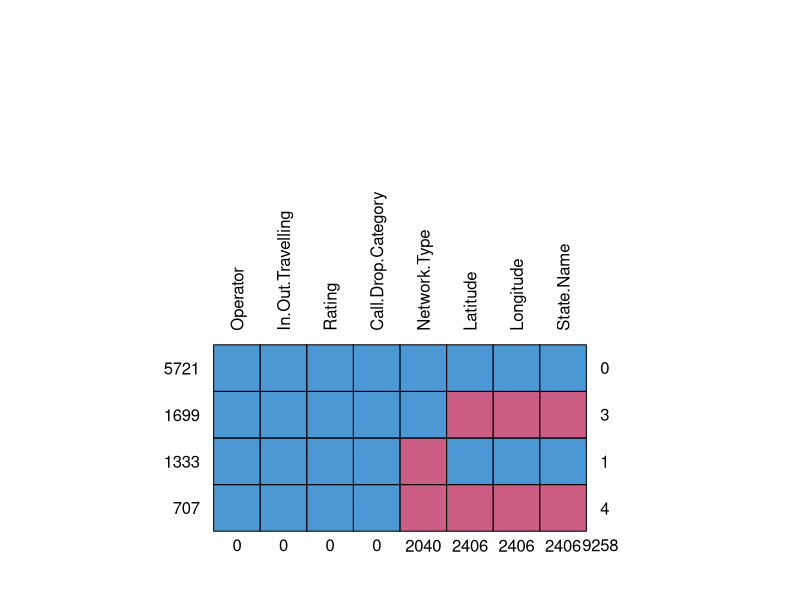

Source code (R): (Note: this script raises an error after producing the figure.)
#Read data from csv file
library(ggplot2)
data <- read.csv("myCall feedback_Apr2020.csv", header=TRUE, fileEncoding="UTF-8-BOM")
View(data)
attrs <- ncol(data) #number of columns
records <- nrow(data) #number of rows

sprintf("No. of records: %d",records)
sprintf("No. of attributes: %d",attrs)
class(data)

#as all attributes except Longitude and Latitude are nominal and ordinal attributes,
#we'll convert them as factors to explicitly discretize them
#doing this prevents summary to be drawn in an incorrect way, i.e. 5 point summary doesn't make
#sense in discrete and nominal/ordinal attributes

#not making rating a factor as mean median etc operations are meaningful
data$Operator = as.factor(data$Operator)
data$In.Out.Travelling = as.factor(data$In.Out.Travelling)
data$Call.Drop.Category = as.factor(data$Call.Drop.Category)
data$Network.Type = as.factor(data$Network.Type)
data$State.Name = as.factor(data$State.Name)

# ----------------------------HANDLING MISSING VALUES---------------------------------------------------------


#first, identifying the missing values
#and modifying these values so that they can be detected as missing values by R
#i.e. change values like Unknown to missing values NA


#getting all possible values for each attribute (except lat and long) and checking if all values are valid
operatorVal = unique(data$Operator)
inOutTravellingVal = unique(data$In.Out.Travelling)
networkTypeVal = unique(data$Network.Type)
ratingVal = unique(data$Rating)
callDropCatVal = unique(data$Call.Drop.Category)
stateVal = unique(data$State.Name)

print(operatorVal)
print(inOutTravellingVal)
print(networkTypeVal)
print(ratingVal)
print(callDropCatVal)
print(stateVal)

#records having invalid latitude and longitude
print(nrow(data[data$Latitude == data$Longitude, 1:8]))


#attributes:
  
#   #operator :           no missing values
#   #In Out Travelling :  no missing values
#   #Network type :       missing values marked as Unknown
#   #Rating :             no missing values
#   #Call Drop Category : no missing values
#   #Latitude :   missing values marked as -1
#   #Longitude :  missing values marked as -1
#   #State Name : missing values already marked as NA

print(typeof(data$Longitude))

#replacing all missing values with NA 
#state has already missing values marked as NA
data$Network.Type[data$Network.Type == "Unknown"]<-NA
data$Longitude[data$Longitude == as.double(-1) | data$Longitude == as.double(0)]<-NA
data$Latitude[data$Latitude == as.double(-1) | data$Latitude == as.double(0)]<-NA

#print(data[is.na(data$Longitude), 1:8])
View(data)

#to visualize the missing values and how it is distributed with the data, use mice package
library(mice)

summary(data)
dev.new(width=15, height=5, unit="in")
md.pattern(data, rotate.names = TRUE)


#replacing missing values with most occurring value in that attribute

networkTypeReplace = names(sort(table(data$Network.Type), decreasing = TRUE)[1])
sprintf("Most frequently occurring value for Network Type attribute : %s", networkTypeReplace)
data$Network.Type[is.na(data$Network.Type)] <- networkTypeReplace

View(data)
write.csv(data, "cleaned-data.csv", row.names = FALSE)


#---1. Rank the operators based on user satisfaction ---------------------------------------------

sortedRating = names(sort(table(data$Rating), decreasing = TRUE))
sortedRating

operatorStats = matrix(data = NA, nrow = 6, ncol = 3, dimnames = list(c(levels(operatorVal)), c("avgRating", "#ratings=1", "#ratings=5")))

#getting mean rating, #low ratings and #high ratings for all operators
i = 1
for(x in operatorVal){
   avgRating = mean(data$Rating[which(data$Operator == x)], trim = 0, na.rm = FALSE)
   lowRating = NROW(which(data$Operator == x & data$Rating == 1))
   highRating = NROW(which(data$Operator == x & data$Rating == 5))
   operatorStats[i,] = c(avgRating, lowRating, highRating)
   i = i +1
}
  
print(operatorStats)

sprintf("operators sorted based on their average ratings")
sort(operatorStats[,1], decreasing = TRUE)

sprintf("operators sorted based on their #ratings = 1")
sort(operatorStats[,2], decreasing = TRUE)

sprintf("operators sorted based on their #ratings = 5")
sort(operatorStats[,3], decreasing = TRUE)


#--------------2. Which operator has the most call drops -------------------------------------------


callDropRate = c()
for(x in operatorVal)
    callDropRate = append(callDropRate, NROW(which(data$Operator == x & data$Call.Drop.Category == "Call Dropped")))

#appending the callDropRate column onto the operatorStats
operatorStats = cbind(operatorStats, callDropRate)

sprintf("operators sorted based on their call drop rate")
sort(operatorStats[,4], decreasing = TRUE)

#----------3. Finding relation between user satisfaction and frequency band of the network----------

data<-read.csv("cleaned-data.csv", header=TRUE)
# Get the subset of the dataset with only rating and network type columns
df3 = data[,c('Network.Type', 'Rating','Call.Drop.Category')]

# Plot a pie chart of popularity of different types of networks
networkCount = table(df3[,'Network.Type'])
networkCountDf = data.frame(networkCount)
colnames(networkCountDf)[1] <- 'NetworkType'
piepercent = as.array(round(100*networkCount/sum(networkCount),1))

pielabels = piepercent
for (i in 1:dim(piepercent)){
  pielabels[i] = paste(as.character(pielabels[i]),"%", sep="")
}

ggplot(networkCountDf, aes(x = "", y = piepercent, fill = NetworkType)) +
  geom_col(color = "black") +
  geom_label(aes(label = pielabels), color = c("white", "white", "white"),
             position = position_stack(vjust = 0.5),
             show.legend = FALSE) +
  ggtitle("Pie Chart representing popularity of network type")+
  guides(fill = guide_legend(title = "NetworkType")) +
  scale_fill_manual(values=c('#3e065c','#cd2051','#ffa600')) +
  coord_polar(theta = "y") + 
  theme_void()+  theme(plot.title = element_text(hjust = 0.5))


# Getting the mean rating for the 3 network types
mean(df3[df3$Network.Type == '2G','Rating'])
mean(df3[df3$Network.Type == '3G','Rating'])
mean(df3[df3$Network.Type == '4G','Rating'])

# Get weighted frequencies of ratings within each network type
networkVsRating = table(df3[,c('Network.Type', 'Rating')])
networkVsRatingDf = data.frame(networkVsRating)
networkVsRatingDf

probs_table = networkVsRating
for (i in 1:dim(probs_table)[1])
  probs_table[i,] = probs_table[i,] / sum(probs_table[i,])
probs_table

probDf = data.frame(probs_table)
rating = probDf[,'Rating']
network = probDf[,'Network.Type']
probs = probDf[,'Freq']

# Plotting the bar graph of weighted frequencies
ggplot(probDf,aes(x=rating,y=probs, fill=network)) +
  geom_bar(stat="identity", width=0.8, position=position_dodge(0.85), alpha=1.0) +
  ggtitle("Comparison of different network types based on rating") + 
  xlab("Rating")+
  ylab("Weighted Frequencies")+
  scale_fill_manual(values=c('#3e065c','#cd2051','#ffa600'))+
  labs(fill="NetworkType")

# Plotting percentage bar graph to see distribution of ratings within each network.
ggplot(networkVsRatingDf,aes(x=Network.Type,y=Freq, fill=Rating)) +
  geom_bar(stat="identity", width=0.5,position="fill") +
  ggtitle("Percentage of different ratings for each network type") + 
  xlab("Network Type")+
  ylab("Percentage Frequency")+
  scale_fill_manual(values=c("#d43d51","#ed9568","#ffdfaa","#b0b561","#488f31"))+
  labs(fill="Rating")


# Analysing the impact of network type on CallDropCat
networkVsCallDrop = table(df3[,c('Network.Type', 'Call.Drop.Category')])
networkVsCallDropDf = data.frame(networkVsCallDrop)

# Plot percentage bar graph of different ratings within each network type
ggplot(networkVsCallDropDf,aes(x=Network.Type,y=Freq, 
                               fill=Call.Drop.Category)) +
  geom_bar(stat="identity", width=0.5, alpha=1.0,position="fill") +
  ggtitle("Percentage barchart for comparing call drop quality for different network types") + 
  xlab("Network type")+
  ylab("Percentage")+
  scale_fill_manual(values=c("#004c6d","#2a99b9","#62efff"))+
  labs(fill="CallDropCat")


#------4(a) Finding any association between location type & rating---------------------------------
df4 <- data[,c('Operator','In.Out.Travelling','Rating','Call.Drop.Category')]
colnames(df4)[2] = 'LocType'
colnames(df4)[4] = 'CallDropCat'
df4

df4a = df4[,c('LocType','Rating')]
df4a_freq = data.frame(table(df4a))

freq = df4a_freq[,'Freq']
rating = df4a_freq[,'Rating']
locType = df4a_freq[,'LocType']

# Draw a combined bar plot
ggplot(df4a_freq,aes(x=rating,y=freq, fill=locType)) +
  geom_bar(stat="identity", width=0.8, alpha=0.7,position=position_dodge(0.85)) +
  ggtitle("Comparison of location types on the basis of rating") + 
  xlab("Rating")+
  ylab("Frequencies")+
  labs(fill="LocType")

# Function to compute weighted frequencies
getWeightedFreq <- function(frequencies){
  weighted_freq = frequencies
  for (i in 1:dim(weighted_freq)[1])
    weighted_freq[i,] = weighted_freq[i,] / sum(weighted_freq[i,])
  print(weighted_freq)
  data.frame(weighted_freq)
}

df4a_weighted = getWeightedFreq(table(df4a))
weighted_freq = df4a_weighted[,'Freq']

# Plot combined bar graphs with weighted frequencies
ggplot(df4a_weighted,aes(x=rating,y=weighted_freq, fill=locType)) +
  geom_bar(stat="identity", width=0.8, alpha=0.7,position=position_dodge(0.85)) +
  ggtitle("Comparison of Weighted Frequencies") + 
  xlab("Rating")+
  ylab("Weighted Frequencies")+
  labs(fill="LocType")

# Plot a percentage bar graph for further interpretability
ggplot(df4a_freq,aes(x=locType,y=freq, fill=rating)) +
  geom_bar(stat="identity", width=0.5,position="fill") +
  ggtitle("Percentage Stacked barchart") + 
  xlab("LocType")+
  ylab("Percentage Frequency")+
  scale_fill_manual(values=c("#d43d51","#ed9568","#ffdfaa","#b0b561","#488f31"))+
  labs(fill="Rating")



#------4(b)Finding any association between location type & call drops-------------------------------
locTypeVsCallDrop = table(df4[,c('LocType','CallDropCat')])
locTypeVsCallDrop

locTypeVsCallDropDf = data.frame(locTypeVsCallDrop)

# Plot a stacked barchat with LocType on X axis
ggplot(locTypeVsCallDropDf,aes(x=locTypeVsCallDropDf$LocType,y=locTypeVsCallDropDf$Freq, 
                               fill=locTypeVsCallDropDf$CallDropCat)) +
  geom_bar(stat="identity", width=0.5, alpha=1.0,position="fill") +
  ggtitle("Percentage barchart for comparing call drop quality for different location status") + 
  xlab("LocType")+
  ylab("Percentage")+
  scale_fill_manual(values=c("#004c6d","#2a99b9","#62efff"))+
  labs(fill="CallDropCat")


#-------5.Comparison of operators in terms of indoor, outdoor and travelling network quality--------

# Indoor Quality for different operators in terms of CallDropCat  
indoorTable = table(df4[df4$LocType=='Indoor',c('Operator','CallDropCat')])
indoorTableDf = data.frame(indoorTable)
indoorTable

ggplot(indoorTableDf, aes(x=Operator,y=Freq, fill=CallDropCat)) +
  geom_bar(stat="identity", width=0.5, alpha=1.0,position="fill") +
  ggtitle("Percentage Stacked barchart for comparing indoor call quality for different operators") + 
  xlab("Operator")+
  ylab("Percentage Frequency")+
  scale_fill_manual(values=c("#004c6d","#2a99b9","#62efff"))+
  labs(fill="Calldrop category")


# Outdoor Quality for different operators in terms of CallDropCat
outdoorTable = table(df4[df4$LocType=='Outdoor',c('Operator','CallDropCat')])
outdoorTableDf = data.frame(outdoorTable)
outdoorTable

ggplot(outdoorTableDf, aes(x=outdoorTableDf[,'Operator'],y=outdoorTableDf[,'Freq'], fill=outdoorTableDf[,'CallDropCat'])) +
  geom_bar(stat="identity", width=0.5, alpha=1.0,position="fill") +
  ggtitle("Percentage Stacked barchart for comparing Outdoor call quality for different operators") + 
  xlab("Operator")+
  ylab("Percentage Frequency")+
  scale_fill_manual(values=c("#004c6d","#2a99b9","#62efff"))+
  labs(fill="Calldrop category")

# Travelling Quality for different operators in terms of CallDropCat
travelTable = table(df4[df4$LocType=='Travelling',c('Operator','CallDropCat')])
travelTableDf = data.frame(travelTable)
travelTable
ggplot(travelTableDf, aes(x=travelTableDf[,'Operator'],y=travelTableDf[,'Freq'], fill=travelTableDf[,'CallDropCat'])) +
  geom_bar(stat="identity", width=0.5, alpha=1.0,position="fill") +
  ggtitle("Percentage Stacked barchart for comparing Travelling call quality for different operators") + 
  xlab("Operator")+
  ylab("Percentage Frequency")+
  scale_fill_manual(values=c("#004c6d","#2a99b9","#62efff"))+
  labs(fill="Calldrop category")